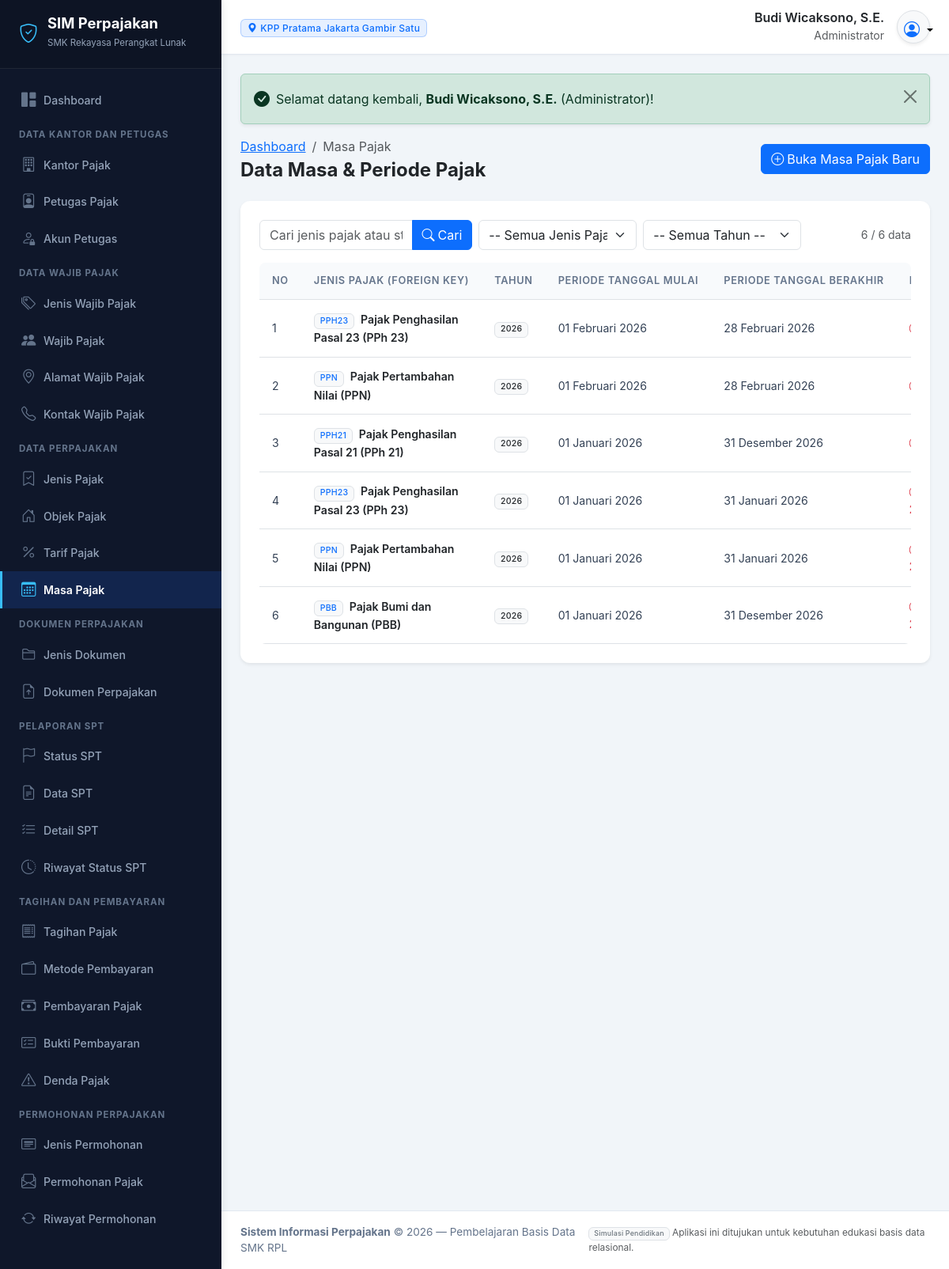
Page /modules/masa_pajak/index.php (signed in) on the committed database.
### tables this page shows
CREATE TABLE `akun_petugas` (
  `id_akun` INT AUTO_INCREMENT PRIMARY KEY,
  `id_petugas` INT NOT NULL UNIQUE,
  `nama_pengguna` VARCHAR(50) NOT NULL UNIQUE,
  `kata_sandi` VARCHAR(255) NOT NULL,
  `peran` VARCHAR(50) NOT NULL,
  `status_akun` ENUM('Aktif', 'Nonaktif') DEFAULT 'Aktif',
  `terakhir_masuk` DATETIME NULL,
  `created_at` TIMESTAMP DEFAULT CURRENT_TIMESTAMP,
  CONSTRAINT `fk_akun_petugas` FOREIGN KEY (`id_petugas`) 
    REFERENCES `petugas_pajak` (`id_petugas`) ON UPDATE CASCADE ON DELETE CASCADE
);

CREATE TABLE `kantor_pajak` (
  `id_kantor` INT AUTO_INCREMENT PRIMARY KEY,
  `kode_kantor` VARCHAR(20) NOT NULL UNIQUE,
  `nama_kantor` VARCHAR(150) NOT NULL,
  `alamat` TEXT NOT NULL,
  `kota` VARCHAR(100) NOT NULL,
  `nomor_telepon` VARCHAR(30) NOT NULL,
  `email` VARCHAR(100) NOT NULL,
  `created_at` TIMESTAMP DEFAULT CURRENT_TIMESTAMP
);

CREATE TABLE `petugas_pajak` (
  `id_petugas` INT AUTO_INCREMENT PRIMARY KEY,
  `id_kantor` INT NOT NULL,
  `nama_petugas` VARCHAR(150) NOT NULL,
  `nomor_identitas` VARCHAR(50) NOT NULL UNIQUE,
  `jabatan` VARCHAR(100) NOT NULL,
  `nomor_telepon` VARCHAR(30) NOT NULL,
  `email` VARCHAR(100) NOT NULL,
  `status` ENUM('Aktif', 'Nonaktif') DEFAULT 'Aktif',
  `created_at` TIMESTAMP DEFAULT CURRENT_TIMESTAMP,
  CONSTRAINT `fk_petugas_kantor` FOREIGN KEY (`id_kantor`) 
    REFERENCES `kantor_pajak` (`id_kantor`) ON UPDATE CASCADE ON DELETE RESTRICT
);

CREATE TABLE `masa_pajak` (
  `id_masa_pajak` INT AUTO_INCREMENT PRIMARY KEY,
  `id_jenis_pajak` INT NOT NULL,
  `tahun_pajak` INT NOT NULL,
  `tanggal_mulai` DATE NOT NULL,
  `tanggal_berakhir` DATE NOT NULL,
  `batas_pelaporan` DATE NOT NULL,
  `status` VARCHAR(30) NOT NULL DEFAULT 'Berjalan',
  CONSTRAINT `fk_masa_jenis` FOREIGN KEY (`id_jenis_pajak`) 
    REFERENCES `jenis_pajak` (`id_jenis_pajak`) ON UPDATE CASCADE ON DELETE RESTRICT
);

CREATE TABLE `jenis_pajak` (
  `id_jenis_pajak` INT AUTO_INCREMENT PRIMARY KEY,
  `kode_pajak` VARCHAR(20) NOT NULL UNIQUE,
  `nama_pajak` VARCHAR(150) NOT NULL,
  `deskripsi` TEXT NULL,
  `status` ENUM('Aktif', 'Nonaktif') DEFAULT 'Aktif'
);

### modules/masa_pajak/index.php (the view, shortened to what this page needs)
<?php
require_once __DIR__ . '/../../includes/header.php';
$cari = bersihkan($_GET['cari'] ?? '');
$halaman = max(1, (int)($_GET['halaman'] ?? 1));
$limit = 10;
$offset = ($halaman - 1) * $limit;
$where = "WHERE 1=1";
$params = [];
$total_data = ambil_satu("
    SELECT COUNT(*) as total
    FROM masa_pajak m
    JOIN jenis_pajak jp ON m.id_jenis_pajak = jp.id_jenis_pajak
    $where
", $params)['total'];
$query = "
    SELECT m.*, jp.kode_pajak, jp.nama_pajak
    FROM masa_pajak m
    JOIN jenis_pajak jp ON m.id_jenis_pajak = jp.id_jenis_pajak
    $where
    ORDER BY m.tahun_pajak DESC, m.tanggal_mulai DESC
    LIMIT $limit OFFSET $offset
";
$data_list = ambil_semua($query, $params);
?>
<div class="d-flex flex-column flex-md-row justify-content-between align-items-md-center mb-4 gap-2">
    <div>
        <nav aria-label="breadcrumb">
            <ol class="breadcrumb mb-1">
                <li class="breadcrumb-item"><a href="<?= base_url('dashboard.php') ?>">Dashboard</a></li>
                <li class="breadcrumb-item active" aria-current="page">Masa Pajak</li>
            </ol>
        </nav>
        <h4 class="fw-bold mb-0 text-dark">Data Masa &amp; Periode Pajak</h4>
    </div>
    <div>
        <a href="tambah.php" class="btn btn-primary">
            <i class="bi bi-plus-circle me-1"></i>Buka Masa Pajak Baru
        </a>
    </div>
</div>
<div class="card border-0 shadow-sm">
    <div class="card-body p-3 p-md-4">
        <form method="GET" class="row g-2 mb-3">
            <div class="col-12 col-md-4">
                <div class="input-group">
                    <input type="text" name="cari" class="form-control" placeholder="Cari jenis pajak atau status..." value="<?= escape($cari) ?>">
                    <button class="btn btn-primary" type="submit"><i class="bi bi-search me-1"></i>Cari</button>
                </div>
            </div>
            <div class="col-6 col-md-3">
                <select name="jenis" class="form-select" onchange="this.form.submit()">
                    <option value="0">-- Semua Jenis Pajak --</option>
                </select>
            </div>
            <div class="col-6 col-md-3">
                <select name="tahun" class="form-select" onchange="this.form.submit()">
                    <option value="0">-- Semua Tahun --</option>
                </select>
            </div>
            <div class="col-12 col-md-2 text-md-end text-muted small d-flex align-items-center justify-content-md-end">
                <?= count($data_list) ?> / <?= $total_data ?> data
            </div>
        </form>
        <div class="table-responsive">
            <table class="table table-hover align-middle mb-0">
                <thead>
                    <tr>
                        <th style="width: 50px;">No</th>
                        <th>Jenis Pajak (Foreign Key)</th>
                        <th>Tahun</th>
                        <th>Periode Tanggal Mulai</th>
                        <th>Periode Tanggal Berakhir</th>
                        <th>Batas Pelaporan</th>
                    </tr>
                </thead>
                <tbody>
                    <?php if (empty($data_list)): ?>
                        <tr><td colspan="8" class="text-center py-4 text-muted">Tidak ada data masa pajak.</td></tr>
                    <?php else: ?>
                        <?php $no = $offset + 1; foreach ($data_list as $row): ?>
                            <tr>
                                <td><?= $no++ ?></td>
                                <td>
                                    <span class="badge bg-light text-primary border me-1"><?= escape($row['kode_pajak']) ?></span>
                                    <span class="fw-semibold text-dark"><?= escape($row['nama_pajak']) ?></span>
                                </td>
                                <td><span class="badge bg-light text-dark border"><?= escape($row['tahun_pajak']) ?></span></td>
                                <td><?= format_tanggal($row['tanggal_mulai']) ?></td>
                                <td><?= format_tanggal($row['tanggal_berakhir']) ?></td>
                                <td>
                                    <span class="text-danger fw-semibold"><i class="bi bi-clock me-1"></i><?= format_tanggal($row['batas_pelaporan']) ?></span>
                                </td>
                            </tr>
                        <?php endforeach; ?>
                    <?php endif; ?>
                </tbody>
            </table>
        </div>
    </div>
</div>
<?php require_once __DIR__ . '/../../includes/footer.php'; ?>

### includes/header.php (shortened to what this page needs)
<?php
require_once __DIR__ . '/fungsi.php';
$user_aktif = pengguna_login();
$nama_user = $user_aktif['nama_petugas'] ?? $_SESSION['nama_pengguna'] ?? 'Petugas';
$peran_user = $user_aktif['peran'] ?? 'Petugas Pajak';
$kantor_user = $user_aktif['nama_kantor'] ?? 'Kantor Pajak';
?>
<!DOCTYPE html>
<html lang="id">
<head>
    <link rel="stylesheet" href="<?= base_url('assets/css/bootstrap.min.css') ?>">
    <link rel="stylesheet" href="<?= base_url('assets/css/bootstrap-icons.min.css') ?>">
    <link rel="stylesheet" href="<?= base_url('assets/css/style.css') ?>">
    <link rel="stylesheet" href="https://cdn.jsdelivr.net/npm/bootstrap-icons@1.11.3/font/bootstrap-icons.min.css" onerror="this.onerror=null;">
</head>
<body>
<div class="app-wrapper">
    <?php require_once __DIR__ . '/sidebar.php'; ?>
    <div class="app-content">
        <header class="app-header">
            <div class="d-flex align-items-center">
                <div class="d-none d-sm-block">
                    <span class="badge bg-primary bg-opacity-10 text-primary border border-primary border-opacity-25 px-2 py-1">
                        <i class="bi bi-geo-alt-fill me-1"></i><?= escape($kantor_user) ?>
                    </span>
                </div>
            </div>
            <div class="d-flex align-items-center gap-3">
                <div class="text-end d-none d-md-block">
                    <div class="fw-semibold text-dark lh-sm"><?= escape($nama_user) ?></div>
                    <small class="text-muted"><?= escape($peran_user) ?></small>
                </div>
                <div class="dropdown">
                    <button class="btn btn-light rounded-circle p-2 border shadow-sm dropdown-toggle" type="button" id="userDropdown" data-bs-toggle="dropdown" aria-expanded="false" style="width: 42px; height: 42px;">
                        <i class="bi bi-person-circle fs-5 text-primary"></i>
                    </button>
                </div>
            </div>
        </header>
        <main class="p-3 p-md-4 flex-grow-1">

### assets/css/style.css (style rules this page uses)
:root { --primary-color: #1e3a8a; --primary-light: #3b82f6; --primary-dark: #0f172a; --secondary-color: #0d9488; --accent-gold: #f59e0b; --bg-main: #f1f5f9; --sidebar-bg: #0f172a; --sidebar-hover: #1e293b; --sidebar-active: #2563eb; --card-border: #e2e8f0; }
body { background-color: var(--bg-main); font-family: -apple-system, BlinkMacSystemFont, "Segoe UI", Roboto, "Helvetica Neue", Arial, sans-serif; color: #334155; min-height: 100vh; display: flex; flex-direction: column; }
.app-wrapper { display: flex; min-height: 100vh; width: 100%; }
.app-content { flex-grow: 1; display: flex; flex-direction: column; min-width: 0; background-color: var(--bg-main); }
.app-header { background-color: #ffffff; border-bottom: 1px solid #e2e8f0; padding: 0.75rem 1.5rem; display: flex; align-items: center; justify-content: space-between; box-shadow: 0 1px 3px rgba(0,0,0,0.03); position: sticky; top: 0; z-index: 1010; }
.card { border: 1px solid var(--card-border); border-radius: 0.75rem; box-shadow: 0 1px 3px rgba(0,0,0,0.05); background: #ffffff; }
.table-responsive { border-radius: 0.5rem; }
.table th { font-size: 0.8rem; text-transform: uppercase; letter-spacing: 0.05em; font-weight: 600; color: #64748b; background-color: #f8fafc; border-top: none; white-space: nowrap; padding: 0.85rem 1rem; }
.table td { padding: 0.85rem 1rem; vertical-align: middle; font-size: 0.88rem; color: #334155; }
.badge { font-weight: 500; letter-spacing: 0.02em; }

### rows in the picture
akun_petugas: kantor_pajak.nama_kantor "KPP Pratama Jakarta Gambir Satu", id_petugas.nama_petugas "Budi Wicaksono, S.E.", peran "Administrator"
masa_pajak: id_jenis_pajak.kode_pajak "PPH23", id_jenis_pajak.nama_pajak "Pajak Penghasilan Pasal 23 (PPh 23)", tahun_pajak "2026", tanggal_mulai "01 Februari 2026", tanggal_berakhir "28 Februari 2026"
masa_pajak: id_jenis_pajak.kode_pajak "PPN", id_jenis_pajak.nama_pajak "Pajak Pertambahan Nilai (PPN)", tahun_pajak "2026", tanggal_mulai "01 Februari 2026", tanggal_berakhir "28 Februari 2026"
masa_pajak: id_jenis_pajak.kode_pajak "PPH21", id_jenis_pajak.nama_pajak "Pajak Penghasilan Pasal 21 (PPh 21)", tahun_pajak "2026", tanggal_mulai "01 Januari 2026", tanggal_berakhir "31 Desember 2026"
masa_pajak: id_jenis_pajak.kode_pajak "PPH23", id_jenis_pajak.nama_pajak "Pajak Penghasilan Pasal 23 (PPh 23)", tahun_pajak "2026", tanggal_mulai "01 Januari 2026", tanggal_berakhir "31 Januari 2026"
masa_pajak: id_jenis_pajak.kode_pajak "PPN", id_jenis_pajak.nama_pajak "Pajak Pertambahan Nilai (PPN)", tahun_pajak "2026", tanggal_mulai "01 Januari 2026", tanggal_berakhir "31 Januari 2026"
masa_pajak: id_jenis_pajak.kode_pajak "PBB", id_jenis_pajak.nama_pajak "Pajak Bumi dan Bangunan (PBB)", tahun_pajak "2026", tanggal_mulai "01 Januari 2026", tanggal_berakhir "31 Desember 2026"

### other values in the picture
$flash['pesan'] "Selamat datang kembali, Budi Wicaksono, S.E. (Administrator)!"
count($data_list) "6"
$total_data "6"
